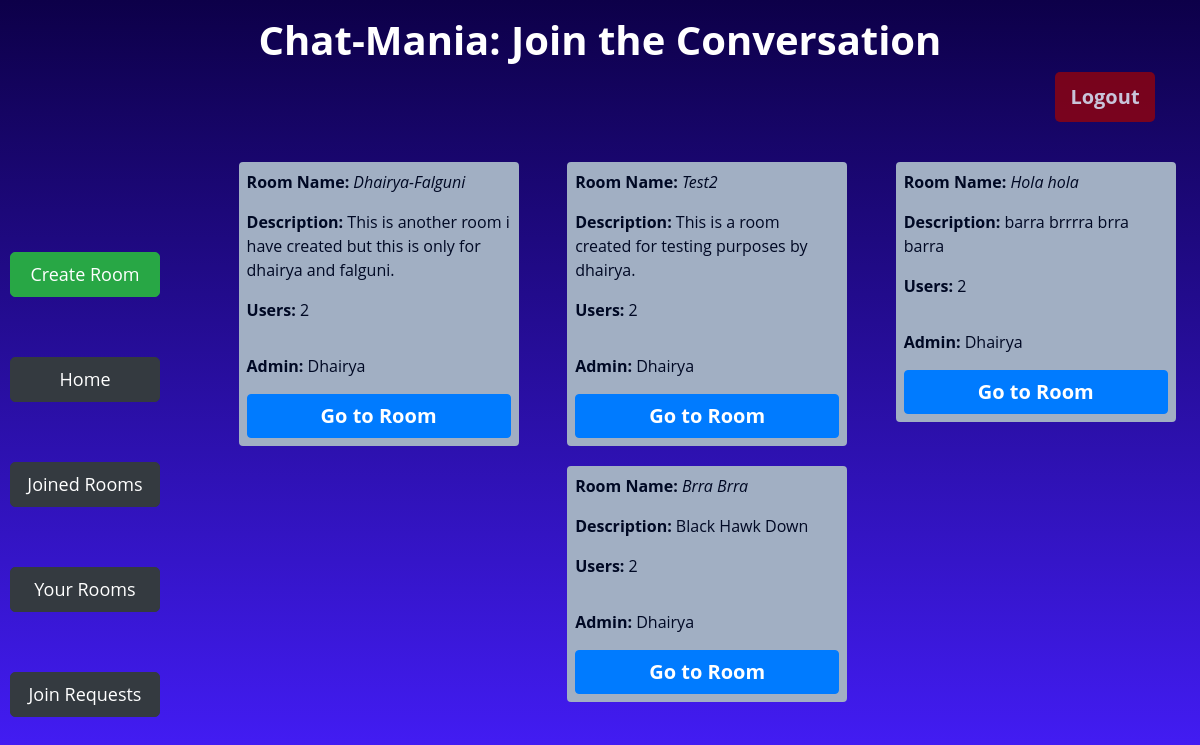
The app's page /joinedRooms (signed in) with its own data.
### app/models.py (models this page shows, shortened)
class Room(models.Model):
    name = models.CharField(max_length=64,unique=True)
    description = models.CharField(max_length=256)
    admin = models.ForeignKey(User, on_delete=models.CASCADE, related_name="get_admin")
    numberUsers = models.IntegerField(default=1)

class User(AbstractUser):
    joinedRooms = models.IntegerField(default=0)
    createdRooms = models.IntegerField(default=0)
    def __str__(self):
        return f"{self.username}"

### app/views.py (the view)
# urls.py: path('joinedRooms', views.joined_rooms, name='joined_rooms'),
@login_required(login_url="login")
def joined_rooms(request):
    user_rooms = UserRooms.objects.filter(user=request.user)
    rooms = [room.room for room in user_rooms]
    return render(request, 'app/joined.html', {
        'rooms': rooms
    })

### app/templates/app/joined.html (shortened to what this page needs)
{% extends 'app/layout.html' %}
{% block body %}
    <div class="container">
        <div class="row">
            <div class="col-md-12 mt-3">
                <h1 class="text-center" style="font-weight: 700;">Chat-Mania: Join the Conversation</h1>
                <form action="{% url 'logout' %}" method="post">
                 <input type="submit" id="logout-btn" class="btn btn-danger float-right" style="border: none;" value="Logout">
                </form>
             </div>
         </div>
    </div>
    <div class="d-flex flex-row">
    <div class="btn-Cont d-flex flex-column justify-content-around">
        <a id="lbtn" href="{% url 'create' %}" class="btn  btn-success">Create Room</a>
        <a id="lbtn" href="{% url 'index' %}" class="btn  btn-dark">Home</a>
        <a id="lbtn" href="{% url 'joined_rooms' %}" class="btn  btn-dark">Joined Rooms</a>
        <a id="lbtn" class="btn  btn-dark" href="{% url 'your_rooms' %}" >Your Rooms</a>
        <a id="lbtn" class="btn btn-dark" href="{% url 'join_requests' %}">Join Requests</a>
    </div>
     <div class="d-flex flex-row justify-content-around flex-wrap" id="room-cont">
        {% for room in rooms%}
        <div class="room p-1">
                <p><b>Room Name:</b> <i> {{room.name}} </i> </p>
                <p> <b>Description:</b> {{room.description}} </p>
                <p><b>Users:</b> {{room.numberUsers}} </p>
              <p class="pt-3 align-bottom"><b>Admin:</b> {{room.admin}} </p>
              <a id="join-btn" href="{% url 'room' room.name %}" class="btn btn-primary">Go to Room</a>
        </div>
        {% endfor %}
     </div>
    </div>
{% endblock %}

### app/static/app/style.css (style rules this page uses)
body { background: linear-gradient(to bottom, #0D0049 , #461EFF ); font-family: 'Open Sans', sans-serif; color: #fff; height: fit-content; min-height: 100vh; margin: 0; padding: 0; }
#logout-btn { background-color: #97030A; color: #fff; border-radius: 5px; width: 100px; height: 50px; font-size: 20px; font-weight: bold; opacity: 0.77; }
.btn-Cont { display: flex; margin-left: 10px; margin-top: 70px; width: 200px; height: 300px; }
#lbtn { width: 150px; height: 50px; font-size: 18px; font-weight: normal; border-radius: 5px; margin-top: 60px; padding: 8px; }
#room-cont { margin-left: 40px; flex-wrap: wrap; display: flex; width: 100%; margin-top: 30px; }
.room { padding-left: 18px; padding-right: 18px; padding-top: 10px; width: 280px; height: fit-content; margin: 10px; border-radius: 4px; border: 4px solid #A1AFC3; background-color: #A1AFC3; color: #000924; }
#join-btn { width: 100%; font-size: 20px; font-weight: bold; }

### records on screen
Room: name "Dhairya-Falguni", description "This is another room i have created but this is only for dhairya and falguni.", numberUsers "2", admin "Dhairya"
Room: name "Test2", description "This is a room created for testing purposes by dhairya.", numberUsers "2", admin "Dhairya"
Room: name "Hola hola", description "barra brrrra brra barra", numberUsers "2", admin "Dhairya"
Room: name "Brra Brra", description "Black Hawk Down", numberUsers "2", admin "Dhairya"
